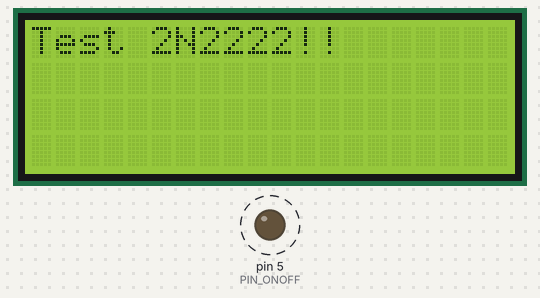
Bench run of a sketch on a simulated Arduino Uno, built with avr-gcc and run on an emulated ATmega328P. Parts: 20×4 character LCD, output pins drawn as LEDs (lit = HIGH). Dashed ring = blinking. What the sketch prints to the serial monitor is not drawn.

Above: at 0.1 s.
Timing chart, 0 to 130.0 s (numbered marks = the images above):
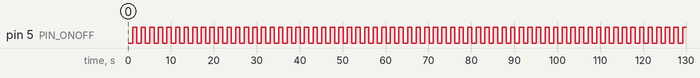

Measured:
- by itself, pin 5 (PIN_ONOFF): alternates HIGH for 1.0 s and LOW for 1.0 s

The sketch:

sleep.ino
```cpp
#define PIN_LCD_RS 8
#define PIN_LCD_EN 9
#define PIN_LCD_D4 10
#define PIN_LCD_D5 11
#define PIN_LCD_D6 12
#define PIN_LCD_D7 13

#define PIN_ONOFF 5

#include <LiquidCrystal.h>

LiquidCrystal lcd(PIN_LCD_RS, PIN_LCD_EN, PIN_LCD_D4, PIN_LCD_D5, PIN_LCD_D6, PIN_LCD_D7);
unsigned long onoff_time;
bool on_off;

void setup() {
  Serial.begin(9600);
    lcd.begin(20, 4);  //I2C
    onoff_time=millis();
    pinMode(PIN_ONOFF, OUTPUT);
    lcd.clear();
    lcd.setCursor(0, 0);
    lcd.print("Test 2N2222!!");
    on_off=true;
}

void loop()
{
  if (millis() > onoff_time + 1000){
    Serial.print(on_off);
    digitalWrite(PIN_ONOFF,on_off);
    onoff_time=millis();
    on_off=!on_off;}

}
```
